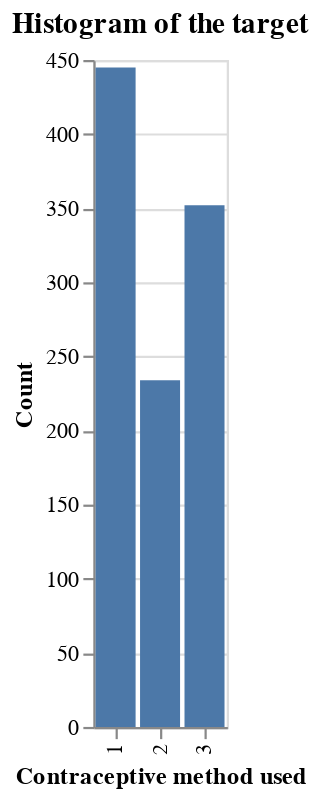

The cell this chart's notebook holds for it:
### Markdown cell above
## 2.2 Distribution of target values

### Code cell
alt.Chart(train_df, title="Histogram of the target").mark_bar().encode(
    x=alt.X("Contraceptive method used", type="ordinal"),
    y=alt.Y("count()", title="Count"),
)

### Figure 1 — Vega-Lite specification as saved in the notebook (floating-point values rounded to 4 significant figures; data arrays with more than 128 entries replaced by an {"elided": "..."} marker saying what was removed)
{"config": {"view": {"continuousWidth": 400, "continuousHeight": 300}}, "data": {"name": "data-2ecc569351b350be7a678684307e3d89"}, "mark": "bar", "encoding": {"x": {"type": "ordinal", "field": "Contraceptive method used"}, "y": {"type": "quantitative", "aggregate": "count", "title": "Count"}}, "title": "Histogram of the target", "$schema": "https://vega.github.io/schema/vega-lite/v4.8.1.json", "datasets": {"data-2ecc569351b350be7a678684307e3d89": {"elided": "1031 records"}}}
